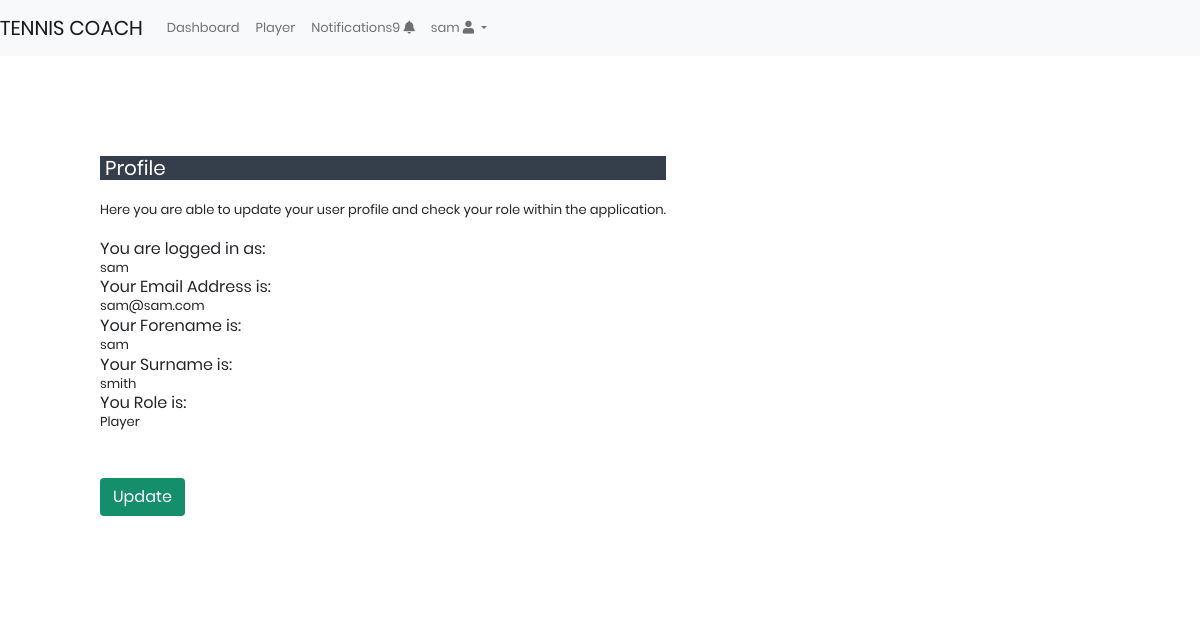
Page /profile (signed in) on the committed database.
### website/models.py (models this page shows)
class User(db.Model, UserMixin):
    __tablename__ = 'users'
    id = db.Column(db.Integer, primary_key=True)
    Email = db.Column(db.String(150), unique=True)
    Username = db.Column(db.String(150), unique=True)
    Password = db.Column(db.String(150))
    Forename = db.Column(db.String(255), nullable=False)
    Surname = db.Column(db.String(255), nullable=False)
    Role = db.Column(db.String(50), nullable=False)  # 'Player' or 'Coach'
    survey_completed = db.Column(db.Boolean, default=False, nullable=False)
    date_created = db.Column(db.DateTime(timezone=True), default=func.now())
    ratings_given = db.relationship('UserRatings',
                                 foreign_keys='UserRatings.Raterid',
                                 backref='rater',
                                 lazy='dynamic')
    ratings_received = db.relationship('UserRatings',
                                    foreign_keys='UserRatings.Rateeid',
                                    backref='ratee',
                                    lazy='dynamic')

### website/views.py (the view)
@views.route('/profile', methods=['GET', 'POST'])
@login_required
def profile():
    return render_template('profile.html', user=current_user)

### website/models.py (called while the page is built)
def count_unread_notifications(user_id):
    count = Notification.query.filter_by(receiver_id=user_id, is_read=False).count()
    return count

### website/templates/profile.html (shortened to what this page needs)
{% extends "base.html" %} {% block title %}Home{% endblock %}
{% block content%}
<body style="background-image: none;" class="light-mode">
    <form method="POST" action="#" class="wrapper">
        <section>
            <div class="inner">
                <h5 class="h5_white_on_grey">Profile</h5></br>
                Here you are able to update your user profile and check your role within the application. </br></br>
                <div class="form-row form-group">
                    <div class="form-holder">
                        <h6>You are logged in as:</h6> {{ current_user.Username }} </br>
                        <h6>Your Email Address is:</h6> {{ current_user.Email }} </br>
                        <h6>Your Forename is:</h6> {{ current_user.Forename }} </br>
                        <h6>Your Surname is:</h6> {{ current_user.Surname }} </br>
                        <h6>You Role is:</h6> {{ current_user.Role }} </br>
                    </div>
                </div>
                <div class="form-row form-group">
                    <div class="form-holder">
                        <button type="submit" class="btn green-btn" style="margin-top: 20px;">Update</button>
                    </div>
                </div>
            </div>
        </section>
    </form>
{% endblock %}

### website/templates/base.html (shortened to what this page needs)
<!DOCTYPE html>
<html lang="en">
<head>
  <link rel="stylesheet" href="https://cdn.jsdelivr.net/npm/@shoelace-style/shoelace@2.13.1/cdn/themes/light.css" />
  <link rel="stylesheet" href="https://cdn.datatables.net/1.13.7/css/dataTables.bootstrap5.min.css" />
  <link rel="stylesheet" type="text/css" href="https://cdn.datatables.net/1.11.3/css/jquery.dataTables.css">
  <link rel="stylesheet" href="https://cdn.jsdelivr.net/npm/@shoelace-style/shoelace@2.13.1/cdn/themes/dark.css" />
  <link rel="stylesheet" href="https://cdn.datatables.net/v/dt/jq-3.7.0/dt-1.13.8/af-2.6.0/b-2.4.2/b-colvis-2.4.2/b-html5-2.4.2/b-print-2.4.2/cr-1.7.0/date-1.5.1/rr-1.4.1/sc-2.3.0/sp-2.2.0/sl-1.7.0/datatables.min.css">
  <link rel="stylesheet" href="https://cdn.jsdelivr.net/npm/bootstrap@5.0.2/dist/css/bootstrap.min.css" />
  <link rel="stylesheet" href="https://cdnjs.cloudflare.com/ajax/libs/font-awesome/5.15.4/css/all.min.css">
  <link rel="stylesheet" href="{{ url_for('static', filename='fonts/material-design-iconic-font/css/material-design-iconic-font.css') }}">
  <link rel="stylesheet" href="{{ url_for('static', filename='css/style.css') }}">
</head>
<body>
  <nav class="navbar navbar-expand-lg navbar-light bg-light">
    <a class="navbar-brand" href="#">TENNIS COACH</a>
    <div class="collapse navbar-collapse" id="navbarSupportedContent">
      <ul class="navbar-nav ml-auto">
          {% if user.is_authenticated %}
          <li class="nav-item"><a class="nav-item nav-link" href="/home">Dashboard</a></li>
          {% if current_user.Role == 'Coach' %}
          <li class="nav-item dropdown">
            <a class="nav-link dropdown-toggle" href="#" id="navbarDropdownMenuLink" role="button" data-toggle="dropdown" aria-haspopup="true" aria-expanded="false">
              Ratings <i class="fas fa-chart-line"></i>
            </a>
            <div class="dropdown-menu dropdown-menu-right" aria-labelledby="navbarDropdownMenuLink">
              <a class="dropdown-item" href="/submit-rating">Rate Player</a>
              <a class="dropdown-item" href="/add-rating-category">Add a Category</a>
            </div>
          </li>
          <li class="nav-item dropdown">
            <a class="nav-link dropdown-toggle" href="#" id="navbarDropdownMenuLink" role="button" data-toggle="dropdown" aria-haspopup="true" aria-expanded="false">
              Matches <i class="far fa-clipboard"></i>
            </a>
            <div class="dropdown-menu dropdown-menu-right" aria-labelledby="navbarDropdownMenuLink">
              <a class="dropdown-item" href="/add-school">Add a school</a>
              <a class="dropdown-item" href="/create-event-and-matches">Schedule Matches</a>
            </div>
          </li>
          {% elif current_user.Role == 'Player' %}
          <li class="nav-item"><a class="nav-item nav-link" href="/player">Player</a></li>
          {% endif %}
          <li class="nav-item">
            <a class="nav-link" href="/all_notifications">Notifications<sl-badge variant="danger" pill pulse>{{ unread_notifications_count }}</sl-badge> <i class="fas fa-bell"></i></a>
          </li>
          <li class="nav-item dropdown">
            <a class="nav-link dropdown-toggle" href="#" id="navbarDropdownMenuLink" role="button" data-toggle="dropdown" aria-haspopup="true" aria-expanded="false">
              {{current_user.Forename}} <i class="fas fa-user"></i>
            </a>
          </li>
          {% else %}
          <li class="nav-item"><a class="nav-item nav-link" href="/login">Login</a></li>
          <li class="nav-item"><a class="nav-item nav-link" href="/sign-up">Sign Up</a></li>
          {% endif %}
        </ul>
      </div>
    </nav>
  <div class="container">{% block content %}{% endblock %}</div>
</body>
</html>

### website/static/css/style.css (style rules this page uses)
:root { --background-color-light: #FFFFFF; --background-color-dark: #353f4c; }
body.light-mode { background-color: var(--background-color-light); }
.green-btn { background-color: #158e6c; color: white; }
.h5_white_on_grey { background-color: #353f4c; color: #ffffff; padding-left: 5px; }
* { -webkit-box-sizing: border-box; -moz-box-sizing: border-box; box-sizing: border-box; }
body { font-family: "Poppins-Regular"; font-size: 13px; margin: 0; background: url("../images/tennis1.png") center bottom; background-size: cover; }
input, textarea, select, button { font-family: "Poppins-Regular"; font-size: 13px; color: #333; }
p, h1, h2, h3, h4, h5, h6, ul { margin: 0; }
ul { padding: 0; margin: 0; list-style: none; }
a { text-decoration: none; }
.wrapper { max-width: 1400px; display: flex; height: 100vh; margin-top:50px; }
.inner { padding: 50px 58px; background: #fff; }
.form-row { margin-bottom: 26px; }
.form-row.form-group { display: flex; }
.form-row.form-group .form-holder { width: 50%; margin-right: 25px; }
.form-row.form-group .form-holder:last-child { margin-right: 0; }
.form-holder { position: relative; }

### rows in the picture
User: Forename "sam", Username "sam", Email "sam@sam.com", Surname "smith", Role "Player"

### other values in the picture
{{ unread_notifications_count }} "9"
